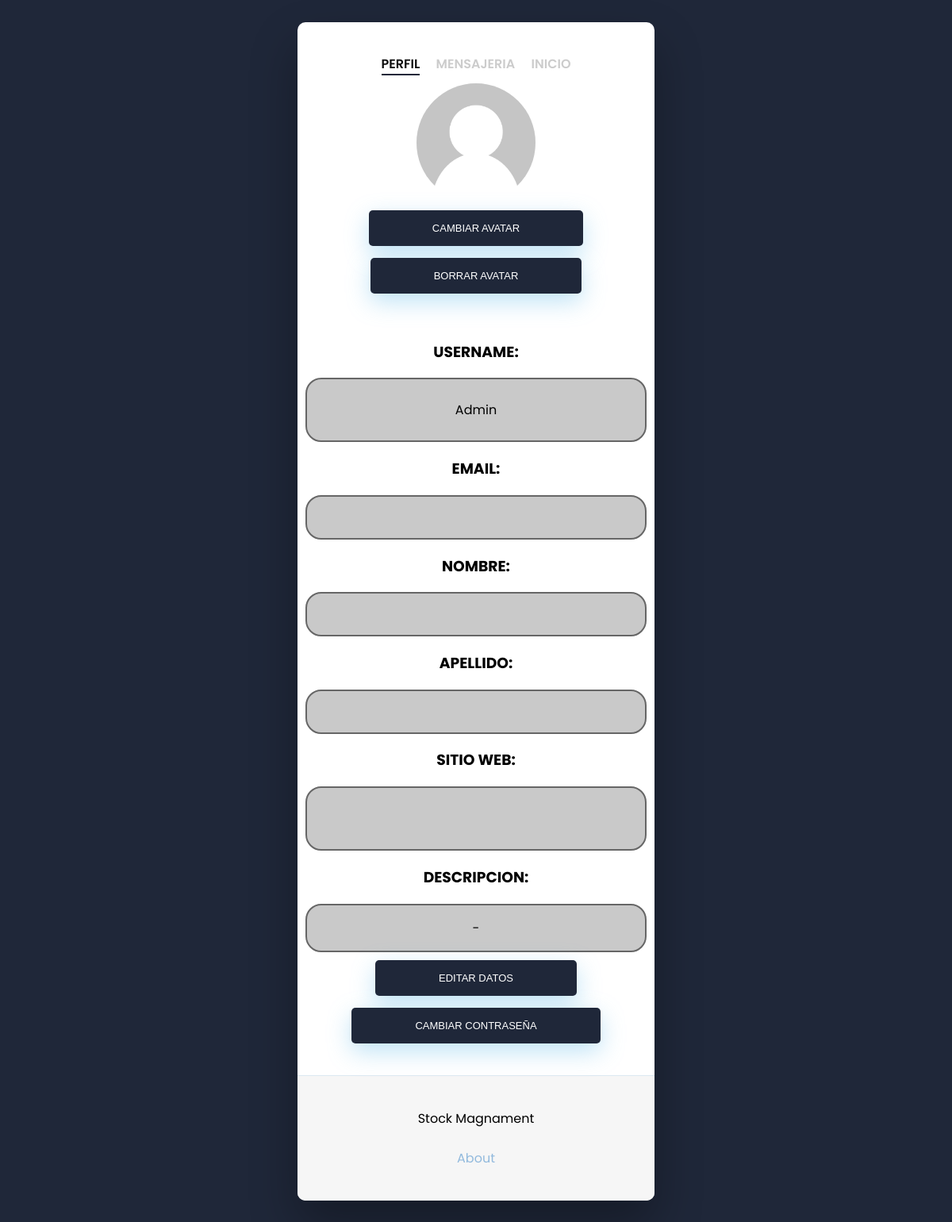
The page /authentication/profile/ (signed in) on the database as committed earlier.
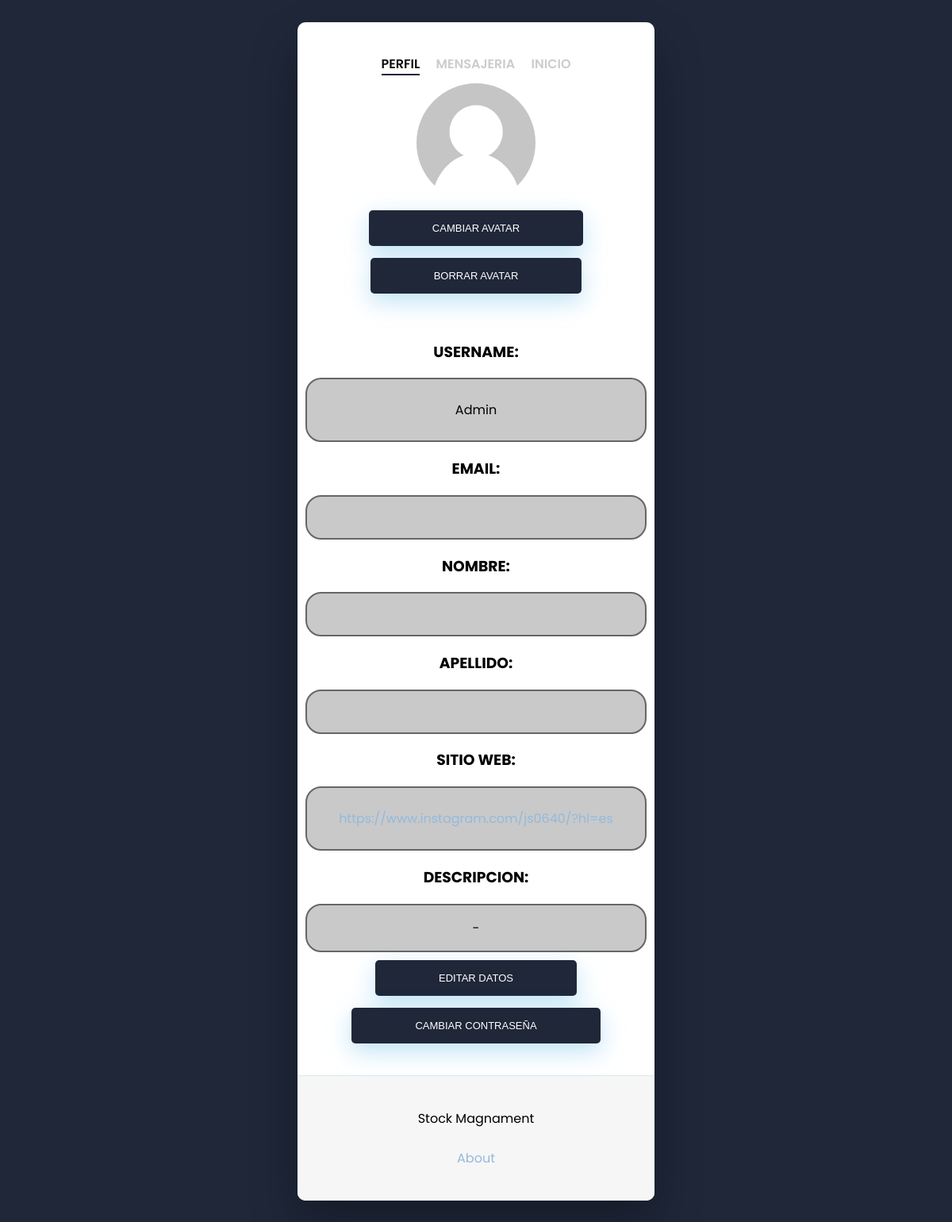
The same page on the database as committed later.
### authentication/models.py (models this page shows)
class User(AbstractUser):
    sitio_link = models.URLField(max_length=155, blank=True)
    descripcion = RichTextField(default="-")

### authentication/views.py (the view)
# urls.py: path('profile/', perfil, name='profile'),
@login_required
def perfil(request):
    try:
        avatar = Avatar.objects.filter(usuario= request.user.id).last()
        return render(request, 'authentication/profile.html', {'avatar':avatar.imagen.url,'flag':True})
    except:
        return render(request, 'authentication/profile.html')

### authentication/templates/authentication/profile.html (shortened to what this page needs)
<!DOCTYPE html>
<html lang="en">
<head>
    {% load static %}
    <link href="{% static 'authentication/css/authenticationn.css' %}" rel="stylesheet">
</head>
<body>
    <div class="wrapper fadeInDown">
        <div id="formContent">
            <a href="{% url 'profile' %}">
                <h2 class="active"> Perfil </h2>
            </a>
            <a href="{% url 'messages' %}">
                <h2 class="inactive underlineHover"> Mensajeria </h2>
            </a>
            <a href="{% url 'home' %}">
                <h2 class="inactive underlineHover"> Inicio </h2>
            </a>
            {% block editar_data %}
                <div>
                    {% if flag %}
                        <img class="avatar" src="{{avatar}}">
                    {% else %}
                        <img class="avatar" src="{% static 'application/no-avatar/default-user-image.png' %}">
                    {% endif %}
                    <a href="{% url 'change_avatar' %}" class="boton-perfil"><input type="submit" class="fadeIn fourth input-profile" value="Cambiar avatar" ></a>
                    <a href="{% url 'delete_avatar' %}" class="boton-perfil"><input type="submit" class="fadeIn fourth" value="borrar avatar"></a>
                </div>
                    <h3>USERNAME:</h3>
                    <div class="div-p-data-profile">
                        <p class="p-data-profile">{{request.user.username.capitalize}}</p>
                    </div>
                    <h3>EMAIL:</h3>
                    <div class="div-p-data-profile">
                        <p class="p-data-profile">{{request.user.email}}</p>
                    </div>
                    <h3>NOMBRE:</h3>
                    <div class="div-p-data-profile">
                        <p class="p-data-profile">{{request.user.first_name.title}}</p>
                    </div>
                    <h3>APELLIDO:</h3>
                    <div class="div-p-data-profile">
                        <p class="p-data-profile">{{request.user.last_name.title}}</p>
                    </div>
                    <h3>SITIO WEB: </h3>
                    <div class="div-p-data-profile">
                        <p class="p-data-profile"><a href="{{request.user.sitio_link}}">{{request.user.sitio_link}}</a></p>
                    </div>
                    <h3>DESCRIPCION:</h3>
                    <div class="div-p-data-profile">
                        {{request.user.descripcion | safe}}
                    </div>
                    <a href="{% url 'edit_profile'  %}" class="boton-perfil"><input type="submit" class="fadeIn fourth input-profile" value="Editar datos" ></a>
                    <a href="{% url 'change_password' %}" class="boton-perfil"><input type="submit" class="fadeIn fourth" value="Cambiar contraseña"></a>
            {% endblock editar_data %}
            <div id="formFooter">
                <p>Stock Magnament<br><br> <a href="{% url 'about' %}" >About</a></p>
            </div>
        </div>
    </div>
</body>
</html>

Rows that differ between the two databases and show on the page:
changed User "Admin": user.sitio_link (not shown) → "https://www.instagram.com/js0640/?hl=es"
